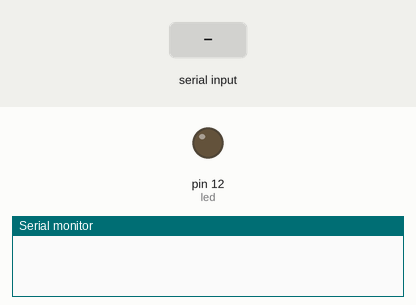
Recording of a sketch running on a simulated Arduino Uno, built with avr-gcc and run on an emulated ATmega328P. Parts: output pins drawn as LEDs (lit = HIGH), the last lines printed to the serial monitor. The inputs (shaded band) are chosen by the test bench.

Above: at 1.2 s.
1.3 s: "a90\n" received over Serial
At 1.6 s:
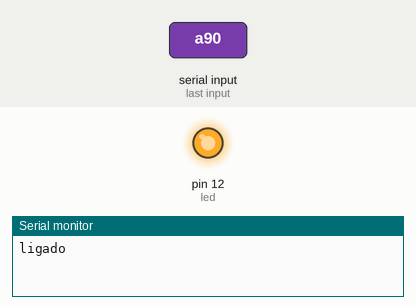
Timing chart, 0 to 20.8 s (numbered marks = the images above; inputs shaded):
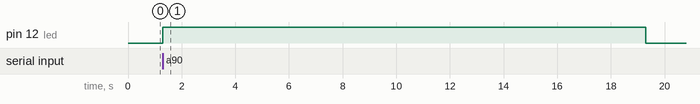

Measured:
- after the input at 1.3 s, pin 12 (led): LOW → HIGH at once, → LOW 18.0 s later

The sketch:

csharp.ino
```cpp
const int led = 12;
char cs;
int stats = 0;
int csi = 0;
void setup() {
  Serial.begin(9600);
  pinMode(led, OUTPUT);
  digitalWrite(led, LOW);

}

void loop() {
  if (Serial.available() > 0){
    cs = Serial.read();
    if(cs == 'a'){
      if(stats == 0){
        digitalWrite(led, HIGH);
        stats = 1;
        Serial.println("ligado");

      }else if(stats == 1){
        digitalWrite(led, LOW);
        stats = 0;
        Serial.println("desligado");

      }
    }else {
      csi = cs - '0';
    }
  }
  if (csi > 0){
    for(int i = 0; i < csi; i++){
      delay(1000);
    }
    digitalWrite(led, HIGH);
    for(int o = 0; o < csi; o++){
      delay(1000);
    }
    digitalWrite(led, LOW);
    stats = 0;
  }

}
```
